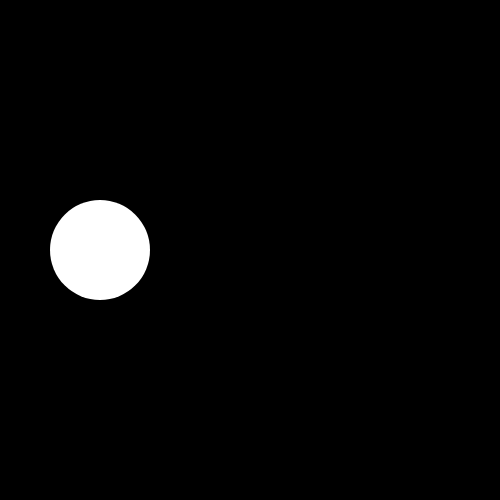
Frame 1 (no input)
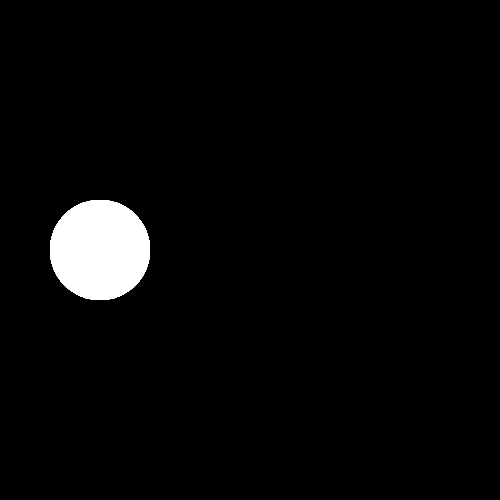
Frame 60 (no input)
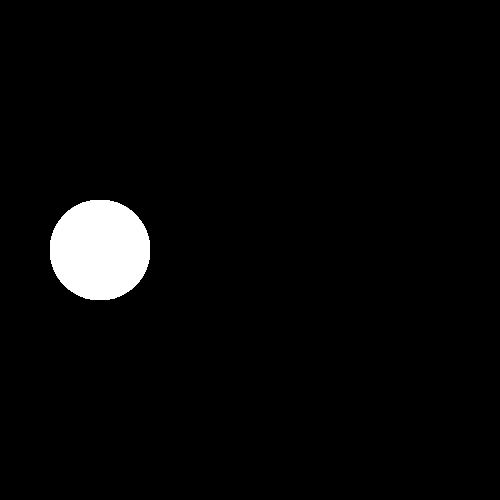
Frame 120 (the mouse pressed at the canvas centre since frame 60)

The p5.js sketch that drew these frames (run headless with seeded random() and noise() and a simulated clock; from frame 60 on, the mouse is pressed at the canvas centre):

// p5.js sketch
// ── sketch.js
let x = 100;

function setup(){
  createCanvas(500,500);
  background(0);
  noStroke();
}

function draw(){
  fill(255);
  ellipse(x, height/2, 100, 100);
}
